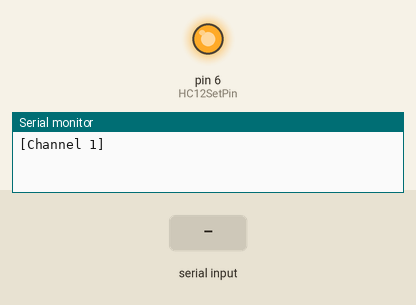
A sketch run on a simulated Arduino Uno, built with avr-gcc and run on an emulated ATmega328P. Parts: output pins drawn as LEDs (lit = HIGH), the last lines printed to the serial monitor. Inputs (shaded band) come from the test bench.

Above: at 1.2 s.
1.3 s: "1\n" received over the second serial link
At 3.1 s:
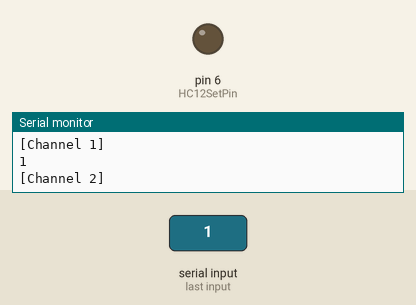
Timing chart, 0 to 10.0 s (numbered marks = the images above; inputs shaded):
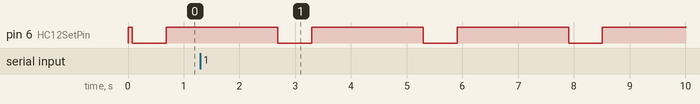

The sketch:

scanner.ino
```cpp
/*  This code is based off of a starter code posted at:
 *  https://www.allaboutcircuits.com/projects/understanding-and-implementing-the-hc-12-wireless-transceiver-module/
 *  HC12 Send/Receive Example Program 2
 *  By Mark J. Hughes
 *  for AllAboutCircuits.com
 */

#include <SoftwareSerial.h>
#include <string.h>
#include <stdio.h>

// HC12 pin definitions
const byte HC12RxdPin = 4;                      // "RXD" Pin on HC12
const byte HC12TxdPin = 5;                      // "TXD" Pin on HC12
const byte HC12SetPin = 6;                      // "SET" Pin on HC12

// Timer setup
unsigned long timer = millis();                 // Delay Timer

// Serial communication variables
char SerialByteIn;                              // Temporary variable
char HC12ByteIn;                                // Temporary variable
String HC12ReadBuffer = "";                     // Read/Write Buffer 1 for HC12
String SerialReadBuffer = "";                   // Read/Write Buffer 2 for Serial
boolean SerialEnd = false;                      // Flag to indicate End of Serial String
boolean HC12End = false;                        // Flag to indiacte End of HC12 String
boolean commandMode = false;                    // Send AT commands

// Software Serial ports Rx and Tx are opposite the HC12 Rx and Tx
// Create Software Serial Port for HC12
SoftwareSerial HC12(HC12TxdPin, HC12RxdPin);

int channel; // holds the current channel number

void setup() {

  HC12ReadBuffer.reserve(64);                   // Reserve 64 bytes for Serial message input
  SerialReadBuffer.reserve(64);                 // Reserve 64 bytes for HC12 message input

  pinMode(HC12SetPin, OUTPUT);                  // Output High for Transparent / Low for Command
  digitalWrite(HC12SetPin, HIGH);               // Enter Transparent mode
  delay(80);                                    // 80 ms delay before operation per datasheet
  Serial.begin(9600);                           // Open serial port to computer
  HC12.begin(9600);                             // Open software serial port to HC12

  channel = 1;
  Serial.println("[Channel 1]");
}

void loop() {
  digitalWrite(HC12SetPin, LOW);            // Enter command mode
  delay(100);                               // Allow chip time to enter command mode
  if (channel >= 1 && channel <= 9) {
    HC12.print("AT+C00");             // Send command to local HC12
    HC12.print(channel);
  }
  if (channel >= 10 && channel <= 99) {
    HC12.print("AT+C0");             // Send command to local HC12
    HC12.print(channel);
  }
  if (channel >= 100 && channel <= 127) {
    HC12.print("AT+C");             // Send command to local HC12
    HC12.print(channel);
  }
  delay(500);                               // Wait 0.5s for a response
  digitalWrite(HC12SetPin, HIGH);           // Exit command / enter transparent mode
  // print the OK+C___ message before listening for a packet
  while (HC12.available()) {                    // While Arduino's HC12 soft serial rx buffer has data
    HC12ByteIn = HC12.read();                   // Store each character from rx buffer in byteIn
    if (!isspace(HC12ByteIn) || HC12ByteIn == '\n') { // If the incoming character is a non-newline whitespace character,
      HC12ReadBuffer += char(HC12ByteIn);         // Write that character of byteIn to HC12ReadBuffer
    }
    if (HC12ByteIn == '\n') {                   // At the end of the line
      HC12End = true;                           // Set HC12End flag to true
    }
  }
  if (HC12End) {                                // If HC12End flag is true
    Serial.print(HC12ReadBuffer);             // Send message to screen
    HC12ReadBuffer = "";                        // Empty buffer
    HC12End = false;                            // Reset flag
  }

  delay(2000);                               // Wait 2s to listen for a packet

  while (HC12.available()) {                    // While Arduino's HC12 soft serial rx buffer has data
    HC12ByteIn = HC12.read();                   // Store each character from rx buffer in byteIn
    if (!isspace(HC12ByteIn) || HC12ByteIn == '\n') { // If the incoming character is a non-newline whitespace character,
      HC12ReadBuffer += char(HC12ByteIn);         // Write that character of byteIn to HC12ReadBuffer
    }
    if (HC12ByteIn == '\n') {                   // At the end of the line
      HC12End = true;                           // Set HC12End flag to true
    }
  }

  if (HC12End) {                                // If HC12End flag is true
    Serial.print(HC12ReadBuffer);             // Send message to screen
    HC12ReadBuffer = "";                        // Empty buffer
    HC12End = false;                            // Reset flag
  }

  channel++; // move to the next channel
  if (channel > 127) { // if we're past the 127th channel,
    channel = 1; // go back to the first
  }
  Serial.print("[Channel "); // display over serial to PC that we're changing channels
  Serial.print(channel);
  Serial.println("]");
}
```

Measured:
- by itself, pin 6 (HC12SetPin): alternates HIGH for 2.0 s and LOW for 0.61 s
